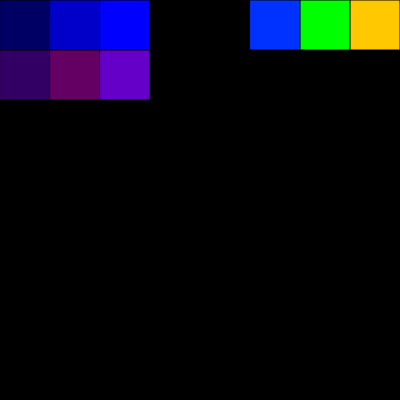
Frame 1 (no input)
Frame 60 (no input): identical to frame 1, image omitted
Frame 120 (the mouse pressed at the canvas centre since frame 60): identical to frame 1, image omitted

The p5.js sketch that drew this single still picture (run headless with seeded random() and noise() and a simulated clock; from frame 60 on, the mouse is pressed at the canvas centre):

// p5.js sketch
// ── sketch.js
function setup() {
  createCanvas(400, 400);

}

function draw() {
  background(0);
  fill(0,0,100)
  square(0,0,50)
  
  fill(0,0,200)
  square(50,0,50)
  
  fill(0,0,255)
  square(100,0,50)
  
  fill(50,0,100)
  square(0,50,50)
  
  fill(100,0,100)
  square(50,50,50)
  
  fill(100,0,200)
  square(100,50,50)
  
  //light pallete
  fill(255,200,0)
  square(350,0,50)
  
  fill(0,255,0)
  square(300,0,50)
  
  fill(0,50,255)
  square(250,0,50)
  
  
}
function laserss(){
  strokeWeight(6)
  stroke(0,200,0,100)
  line(200,600,150,0)
  line(200,600,250,0)
  line(150,600,50,0)
  line(250,600,350,0)
  line(100,600,0,100)
  line(300,600,400,100)
  line(50,600,-10,300)
  line(350,600,410,300)
}
